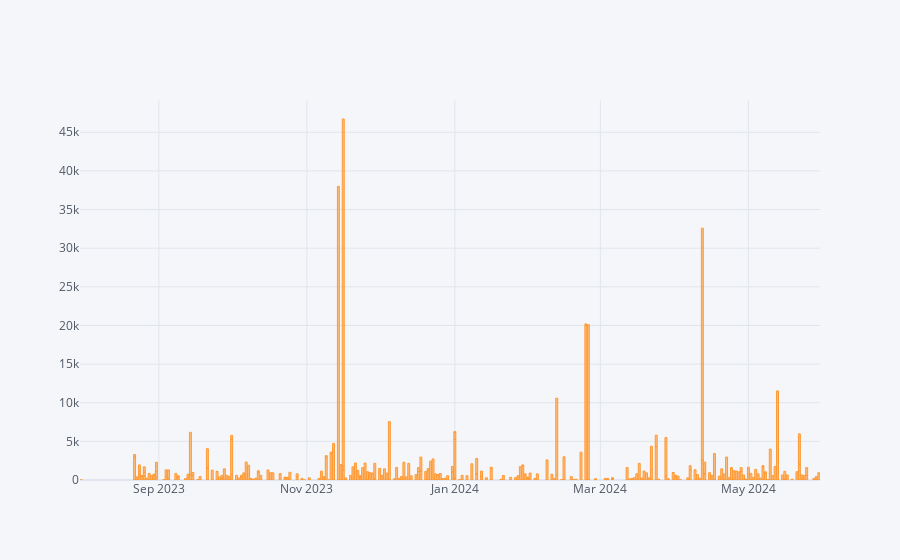

Source (notebook cell):
### Code cell
p1_transaction[p1_transaction['type']=='CREDIT'].iplot(kind='bar',x='valueDate',y='amount',mode='lines+markers')

### Figure 1 — Plotly figure (JSON) as saved in the notebook; plotly's stock layout.template omitted (floating-point values rounded to 4 significant figures; data arrays with more than 128 entries replaced by an {"elided": "..."} marker saying what was removed)
{"data": [{"marker": {"color": "rgba(255, 153, 51, 0.6)", "line": {"color": "rgba(255, 153, 51, 1.0)", "width": 1}}, "name": "amount", "orientation": "v", "text": "", "type": "bar", "x": {"elided": "290 str values"}, "y": {"elided": "290 float values"}}], "layout": {"legend": {"bgcolor": "#F5F6F9", "font": {"color": "#4D5663"}}, "paper_bgcolor": "#F5F6F9", "plot_bgcolor": "#F5F6F9", "title": {"font": {"color": "#4D5663"}}, "xaxis": {"gridcolor": "#E1E5ED", "showgrid": true, "tickfont": {"color": "#4D5663"}, "title": {"font": {"color": "#4D5663"}, "text": ""}, "zerolinecolor": "#E1E5ED"}, "yaxis": {"gridcolor": "#E1E5ED", "showgrid": true, "tickfont": {"color": "#4D5663"}, "title": {"font": {"color": "#4D5663"}, "text": ""}, "zerolinecolor": "#E1E5ED"}}}
